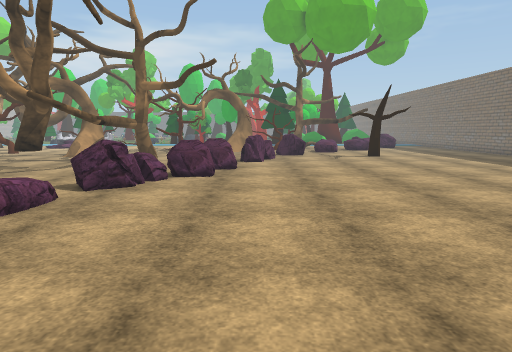
[1] (above)

16 first-person views from a walk through a 3-D level made in the Unity game engine. The camera is 1.5 m above the floor, tilts 8° down and sees 75° across. The floor is counted in squares, 1 m on a side. Each view is taken from the middle of a square. On the plan, view 1 faces up. The plan holds only what a view shows up to about 15 squares ahead; the rest is blank. The place goes on beyond the plan. Some surface patterns are stand-ins.

[2]
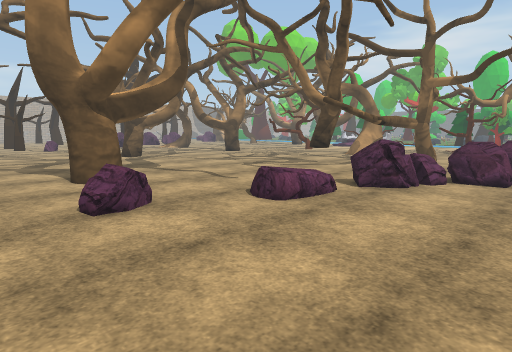

[3]
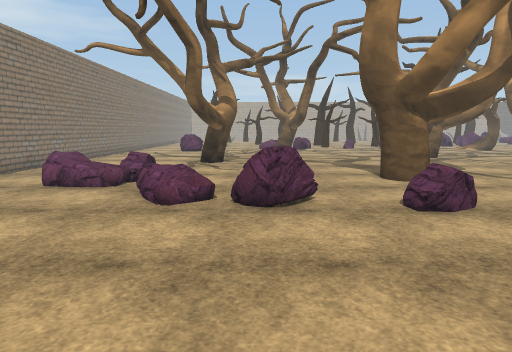

[4]
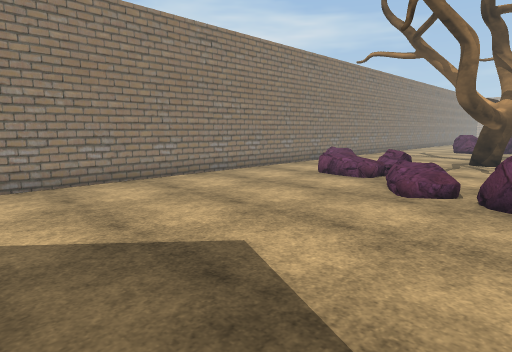

[5]
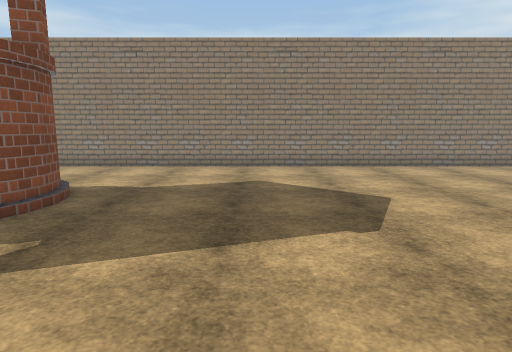

[6]
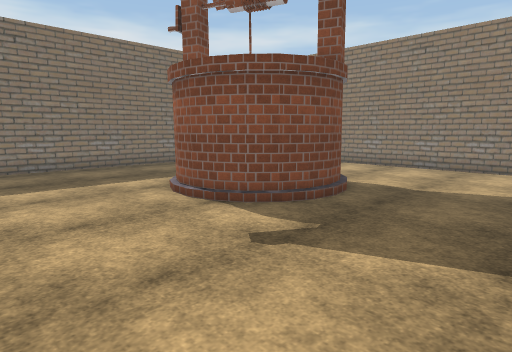

[7]
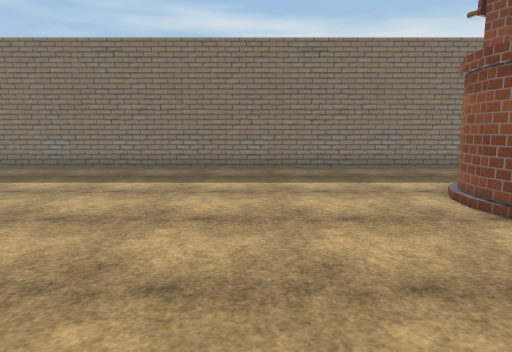

[8]
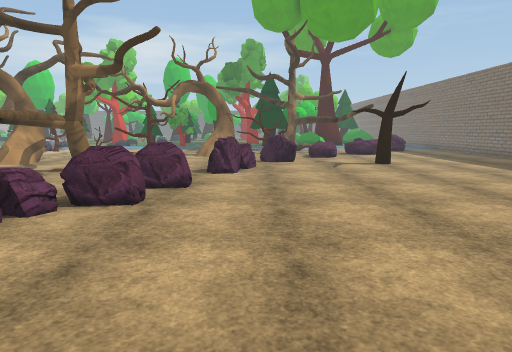

[9]
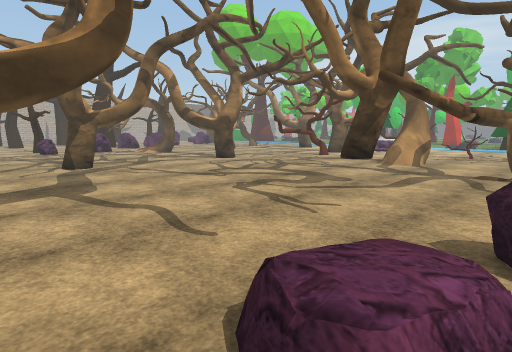

[10]
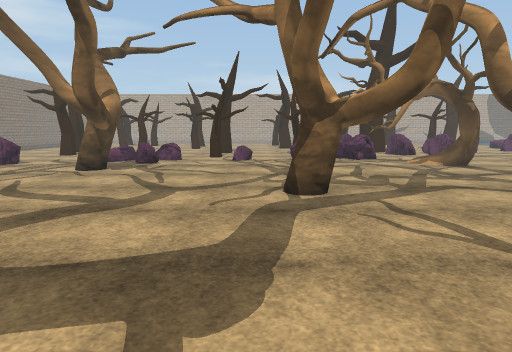

[11]
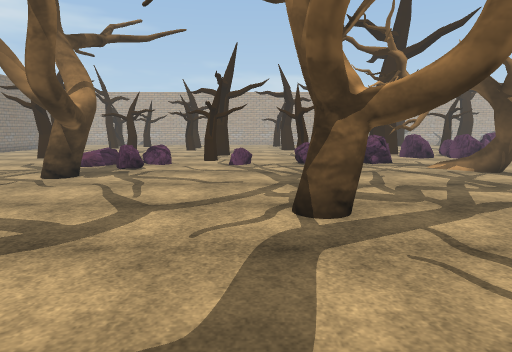

[12]
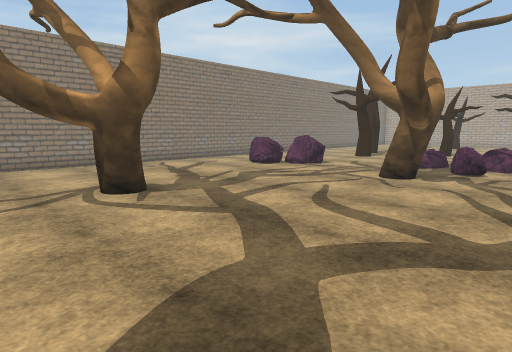

[13]
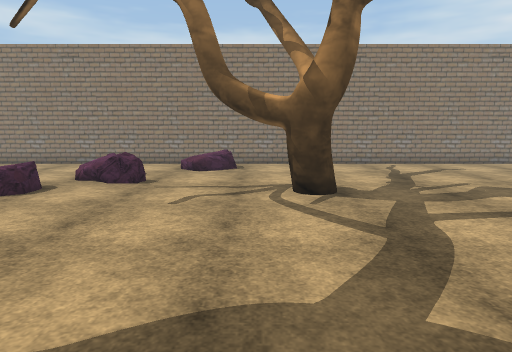

[14]
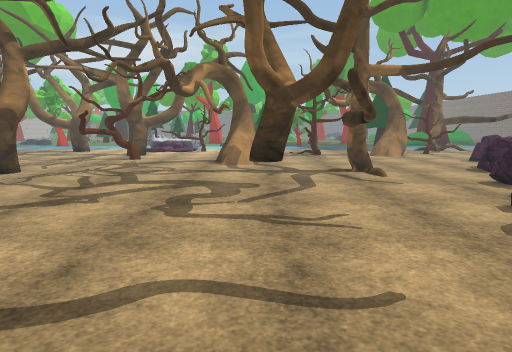

[15]
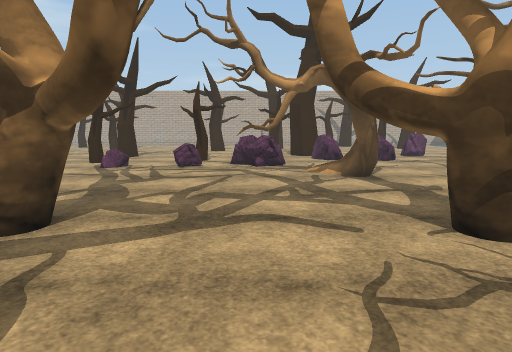

[16]
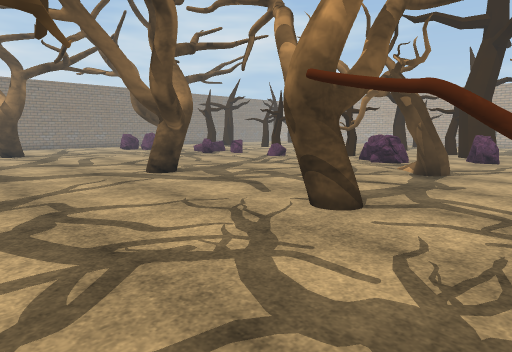

### Floor plan
Points are (right, up) in squares from view 1. A wall is a line through its corners. A room is listed if a view was taken in it or the views show most of it. See-through windows are left out.
Room 1 (views 1, 2, 3, 4, 5, 6, 7, 8, 9, 10, 11, 12, 13, 14, 15, 16)
walls: (-10.1, 4.3) (-9.7, 3.8) (-10.2, 3) (-10.6, 2.8); (-10.1, 4.2) (-9.7, 3.7); (-9.8, 3.4) (-10.1, 3); (-9.8, 3.2) (-10.2, 3); (-9.9, 3.3) (-10.3, 3) (-10.8, 3); (-10.3, 3) (-10.6, 3); (-10.3, 3) (-10.7, 2.9); (-15, -2.1) (-14.5, -2.8); (-14.7, -2.4) (-14.8, -3.1); (-14.7, -2.4) (-14.8, -3.1); (-14.6, -2.5) (-14.9, -3.3); (-14.8, -2.4) (-14.3, -2.6); (-14.7, -2.5) (-14.9, -3.2); (-14.8, -2.5) (-14.7, -2.8); (-15.3, -2.2) (-15.2, -2.1) (-14.4, -2.6) (-14.9, -3.5); (-15.1, -2.4) (-14.5, -2.8); (-15.1, -2.5) (-15, -3); (-17.7, 8.9) (-17.7, 8.2); (-17.7, 8.9) (-17.6, 8.2); (-17.9, 8.9) (-17.8, 8.9) (-17.9, 8.1); (-17.9, 8.9) (-17.8, 8.8); (-17.9, 8.9) (-17.6, 8.5) (-17.6, 8.1); (-17.9, 8.9) (-17.6, 8.3); (-17.9, 8.9) (-17.6, 8.5); (-17.9, 8.9) (-17.8, 8.8); (-15.7, -2.5) (-15.2, -2.1); (-15.8, -2.6) (-15.6, -2.4) (-15.1, -2.2); (-18.4, 9) (-18, 8.9) (-17.8, 8.8); (-18.4, 9) (-17.8, 8.9) (-17.6, 8.3); (-17.2, 14.8) (-18.1, 14.1); (-17.2, 14.8) (-17.6, 14.6); (-17.2, 14.8) (-18, 14.1); (-17.2, 14.8) (-17.8, 14.2); (-17.8, 14.4) (-18.3, 14.2); (-17, 15.4) (-17.1, 15); (-17.1, 15.7) (-17, 15) (-17.7, 14.7); (-17.1, 15.7) (-17.3, 14.9); (-17.3, 15.6) (-17.1, 15.4); (-17.2, 15.7) (-17.2, 14.9); (-17.3, 15.7) (-17, 15); (-17.3, 15.7) (-17, 15); (-17.3, 15.7) (-17.2, 15.5) (-17.1, 15.4); (-17.6, 15.7) (-17.2, 15.5); (-17.7, 15.7) (-17.3, 15.6) (-17.1, 15.5); (-17.8, 15.8) (-17.2, 15.7) (-17, 15); (5.6, -3.8) (5.3, -3.3) (5.2, -2.6) (5.3, -1.9) (5.6, -1.3) (6, -0.8) (6.6, -0.4) (7.3, -0.3) (8, -0.4) (8.7, -0.7); (-25.1, -9.5) (9.1, -9.5); (14.5, -4.2) (14.5, 14.4)
low walls: (5.5, -1.1) (5.9, -0.6); (6.6, -0.3) (7.3, -0.1); (5.2, -3.4) (5, -2.6) (5.1, -1.8)
ways out: gap at (7, 19)
objects: other object (-29, 16); other object (-28, 11) to (-27, 11); other object (-28, 12) to (-27, 13); other object (-27, 1); other object (-27, 2) to (-26, 3); other object (-27, 9) to (-26, 10); other object (-26, 6); other object (-25, -5) to (-24, -3); other object (-25, 2) to (-24, 3); other object (-24, 12) to (-23, 13); other object (-24, 15) to (-23, 16); other object (-23, -6) to (-22, -5); other object (-23, 0) to (-22, 2); other object (-22, 19); other object (-17, 18) to (-16, 19); other object (-13, -9) to (-13, -8); other object (-11, 16); other object (-11, 19) to (-9, 19); other object (-10, -4); other object (-9, -6); other object (-9, 13) to (-8, 13); other object (-8, -4); other object (-8, -1) to (-6, 0); other object (-7, 3) to (-6, 3); other object (-6, 13) to (-6, 16); other object (-5, 5); other object (-5, 8) to (-3, 9); other object (-4, 10) to (-3, 10); other object (-3, 11) to (-2, 11); other object (-2, 12) to (-1, 13); other object (-1, 15) to (0, 16); other object (0, 17) to (1, 17)

Where each view was taken, in squares from view 1:
view 1: 0 up, 0 right, facing up
view 2: 0 up, 0 right, facing up-left
view 3: 1 down, 0 right, facing left
view 4: 0 up, 1 right, facing down-left
view 5: 4 up, 1 right, facing down
view 6: 4 up, 1 right, facing down-right
view 7: 4 up, 1 right, facing right
view 8: 4 up, 1 right, facing up
view 9: 4 up, 4 left, facing up-left
view 10: 7 up, 10 left, facing left
view 11: 7 up, 12 left, facing left
view 12: 5 up, 12 left, facing down-left
view 13: 5 up, 14 left, facing down
view 14: 4 up, 9 left, facing up
view 15: 12 up, 13 left, facing left
view 16: 19 up, 12 left, facing down-left
